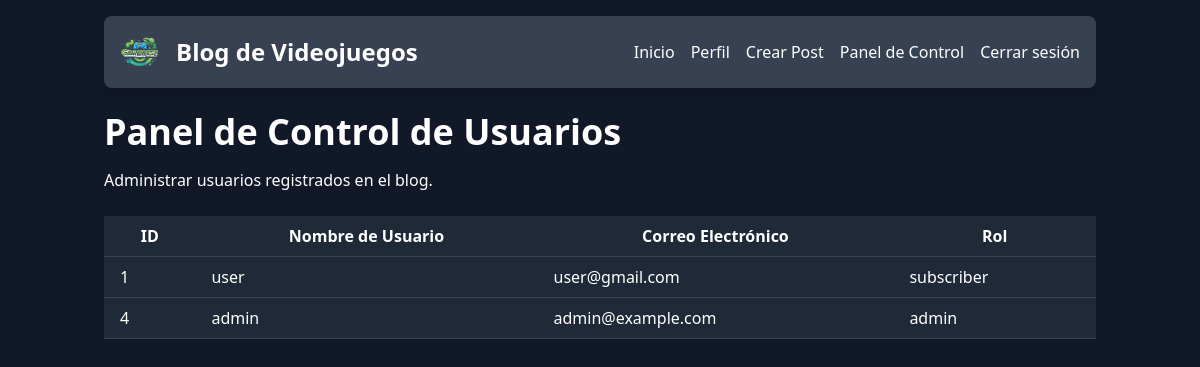
The app's page /app/views/admin/panel.php (signed in) with its own data.
### tables this page shows
CREATE TABLE `users` (
  `id` int(11) NOT NULL,
  `username` varchar(50) NOT NULL,
  `email` varchar(100) NOT NULL,
  `password` varchar(255) NOT NULL,
  `role` enum('admin','writer','subscriber') DEFAULT 'subscriber',
  `created_at` timestamp NOT NULL DEFAULT current_timestamp()
);

### app/config/Database.php (called while the page is built, shortened)
<?php
class Database {
    private $host = 'localhost';
    private $db_name = 'blog_db';
    private $username = 'root';
    private $password = '';
    public function getConnection() {
        $this->conn = null;
        try {
            $this->conn = new PDO("mysql:host=" . $this->host . ";dbname=" . $this->db_name, $this->username, $this->password);
            $this->conn->exec("set names utf8");
        } catch (PDOException $exception) {
            echo "Error de conexión: " . $exception->getMessage();
        }
        return $this->conn;
    }
}
?>

### app/controllers/UserController.php (called while the page is built, shortened)
<?php
class UserController {
    private $userModel;
    public function __construct(User $user) {
        $this->userModel = $user;
    }
    public function getAllUsers() {
        return $this->userModel->getAll();
    }
}
?>

### app/models/User.php (called while the page is built, shortened)
<?php
class User {
    private $conn;
    public function __construct($db) {
        $this->conn = $db;
    }
    public function getAll() {
        $query = "SELECT id, username, email, role FROM users";
        $stmt = $this->conn->prepare($query);
        $stmt->execute();
        return $stmt->fetchAll(\PDO::FETCH_ASSOC);
    }
}
?>

### app/views/admin/panel.php (the view, shortened to what this page needs)
<?php
require_once __DIR__ . '/../../config/Database.php';
require_once __DIR__ . '/../../models/User.php';
require_once __DIR__ . '/../../controllers/UserController.php';
$db = new Database();
$userModel = new User($db->getConnection());
$userController = new UserController($userModel);
$users = $userController->getAllUsers();
?>
<!DOCTYPE html>
<html lang="es">
<head>
    <link href="https://cdn.jsdelivr.net/npm/tailwindcss@2.2.19/dist/tailwind.min.css" rel="stylesheet">
</head>
<body class="bg-gray-900 text-white">
    <div class="container mx-auto p-4">
        <nav class="flex items-center justify-between mb-6 p-4 bg-gray-700 rounded-lg shadow-lg">
            <div class="flex items-center space-x-4">
                <img src="/2DAW/m7blog/app/public/img/logo.png" alt="Logo" class="h-10">
                <a href="/2DAW/m7blog/app/views/home/index.php" class="text-2xl font-bold text-white hover:text-gray-300">Blog de Videojuegos</a>
            </div>
            <ul class="flex space-x-4">
                <li><a href="/2DAW/m7blog/app/views/home/index.php" class="text-white hover:text-gray-300">Inicio</a></li>
                <?php if (isset($_SESSION['user'])): ?>
                    <li><a href="/2DAW/m7blog/app/views/user/profile.php" class="text-white hover:text-gray-300">Perfil</a></li>
                    <?php if ($_SESSION['user']['role'] === 'admin' || $_SESSION['user']['role'] === 'writer'): ?>
                        <li><a href="/2DAW/m7blog/app/views/post/create.php" class="text-white hover:text-gray-300">Crear Post</a></li>
                    <?php endif; ?>
                    <?php if ($_SESSION['user']['role'] === 'admin'): ?>
                        <li><a href="/2DAW/m7blog/app/views/admin/panel.php" class="text-white hover:text-gray-300">Panel de Control</a></li>
                    <?php endif; ?>
                    <li><a href="/2DAW/m7blog/app/views/auth/logout.php" class="text-white hover:text-gray-300">Cerrar sesión</a></li>
                <?php endif; ?>
            </ul>
        </nav>
        <h1 class="text-4xl font-bold mb-4">Panel de Control de Usuarios</h1>
        <p class="mb-6">Administrar usuarios registrados en el blog.</p>
        <?php if (!empty($users)): ?>
            <table class="min-w-full bg-gray-800">
                <thead>
                    <tr>
                        <th class="py-2 px-4 border-b border-gray-700">ID</th>
                        <th class="py-2 px-4 border-b border-gray-700">Nombre de Usuario</th>
                        <th class="py-2 px-4 border-b border-gray-700">Correo Electrónico</th>
                        <th class="py-2 px-4 border-b border-gray-700">Rol</th>
                    </tr>
                </thead>
                <tbody>
                    <?php foreach ($users as $user): ?>
                        <tr>
                            <td class="py-2 px-4 border-b border-gray-700"><?php echo htmlspecialchars($user['id']); ?></td>
                            <td class="py-2 px-4 border-b border-gray-700"><?php echo htmlspecialchars($user['username']); ?></td>
                            <td class="py-2 px-4 border-b border-gray-700"><?php echo htmlspecialchars($user['email']); ?></td>
                            <td class="py-2 px-4 border-b border-gray-700"><?php echo htmlspecialchars($user['role']); ?></td>
                        </tr>
                    <?php endforeach; ?>
                </tbody>
            </table>
        <?php else: ?>
            <p>No hay usuarios registrados.</p>
        <?php endif; ?>
    </div>
</body>
</html>

### records on screen
users: id "1", username "user", email "user@gmail.com", role "subscriber"
users: id "4", username "admin", email "admin@example.com", role "admin"
